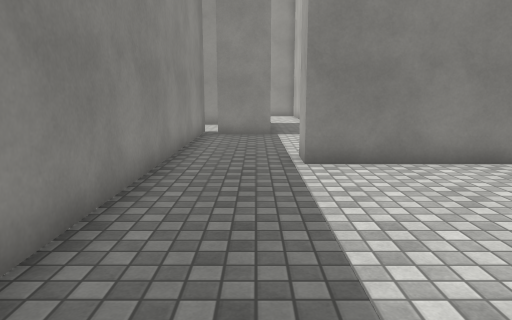
[1] (above)

15 first-person views from a walk through a 3-D level made in the Unity game engine. The camera is 1.4 m above the floor, tilts 10° down and sees 70° across. The floor is counted in squares, 1 m on a side. Each view is taken from the middle of a square. On the plan, view 1 faces up. The plan holds only what a view shows up to about 16 squares ahead; the rest is blank. The place goes on beyond the plan. The player is left out. Surface patterns are stand-ins for the level's own textures.

[2]
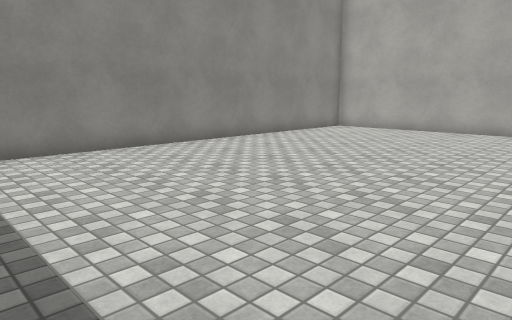

[3]
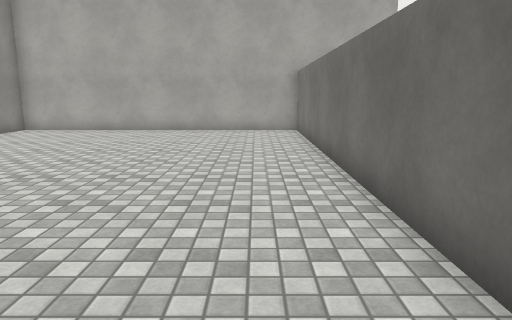

[4]
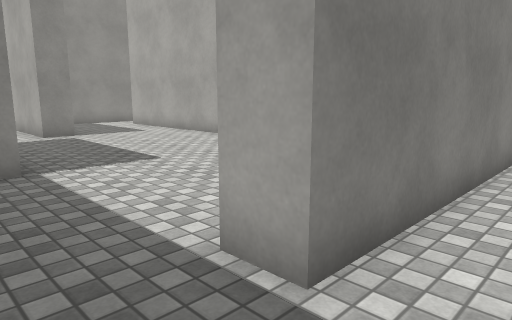

[5]
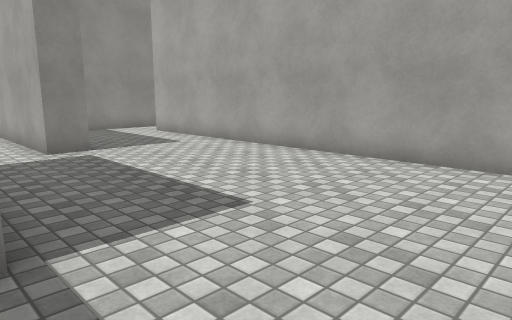

[6]
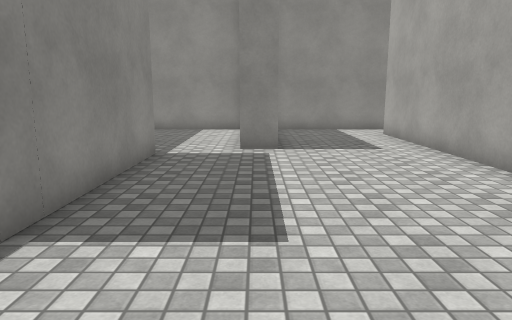

[7]
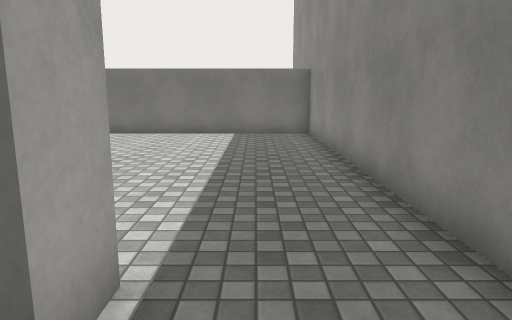

[8]
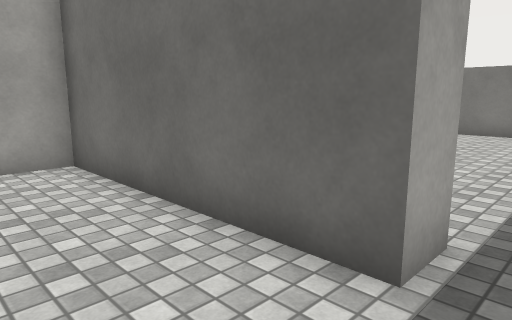

[9]
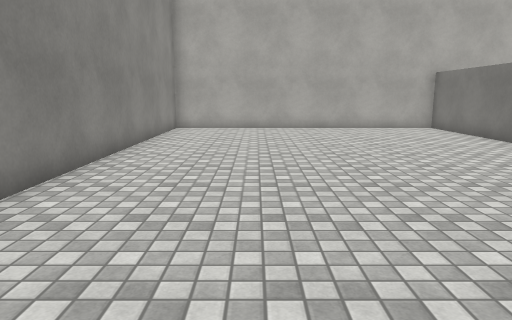

[10]
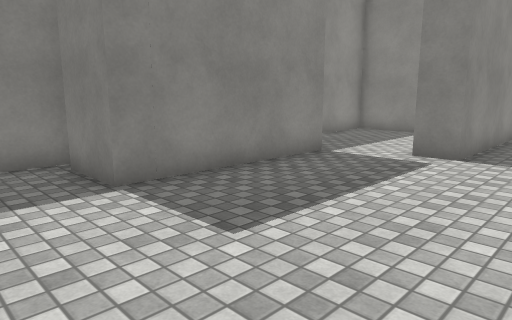

[11]
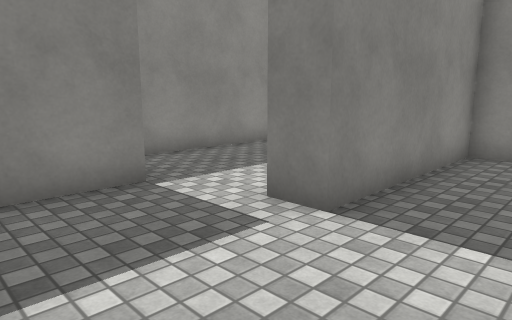

[12]
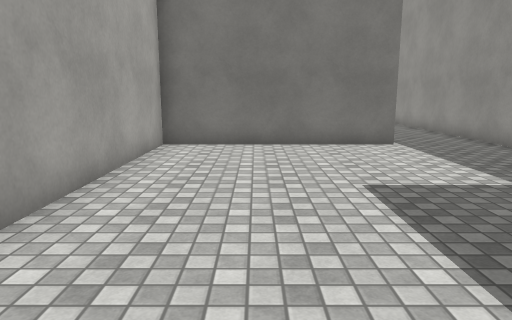

[13]
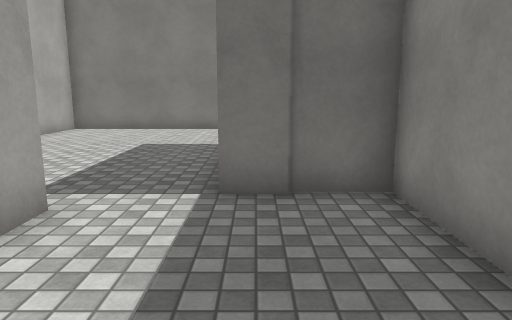

[14]
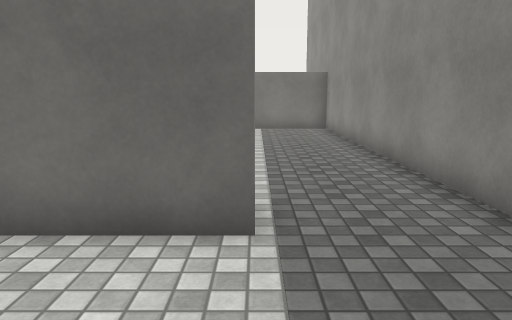

[15]
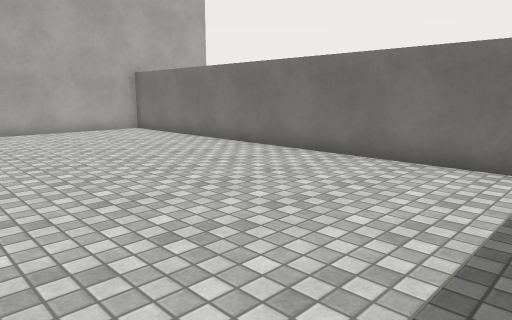

### Floor plan
Ten units are one square. View 1 is at (0, 0); x grows to the right and y downward. Boxes are objects, and circles mark ways between rooms. Rooms are numbered by the first view taken in them; rooms with no view inside come last. Other rooms are left out.
<svg viewBox="-25 -258 180 300">
<path fill="none" stroke="#000" d="M-20 -144 -20 37 150 37 150 -75 10 -75 10 -85 77 -85 77 -235M5 -188 5 -134 -15 -134M74 -253 36 -253 36 -196 26 -196M26 -196 26 -248M24 -253 -20 -253 -20 -188 5 -188"/>
<circle cx="15" cy="-190" r="3" fill="#2a7"/>
<text x="50" y="-70">1</text>
<text x="0" y="-220">2</text>
</svg>
Room 1 opens to room 2.

Where each view was taken, in squares from view 1:
view 1: 0 up, 0 right, facing up
view 2: 2 down, 0 right, facing up-right
view 3: 2 down, 0 right, facing right
view 4: 6 up, 1 left, facing up-right
view 5: 10 up, 0 right, facing up-right
view 6: 10 up, 3 right, facing up
view 7: 10 up, 0 right, facing down
view 8: 11 up, 0 right, facing down-right
view 9: 4 up, 1 left, facing right
view 10: 11 up, 6 right, facing up-left
view 11: 16 up, 6 right, facing up-left
view 12: 19 up, 5 right, facing down
view 13: 24 up, 0 right, facing down
view 14: 12 up, 1 right, facing down
view 15: 4 up, 0 right, facing down-right
